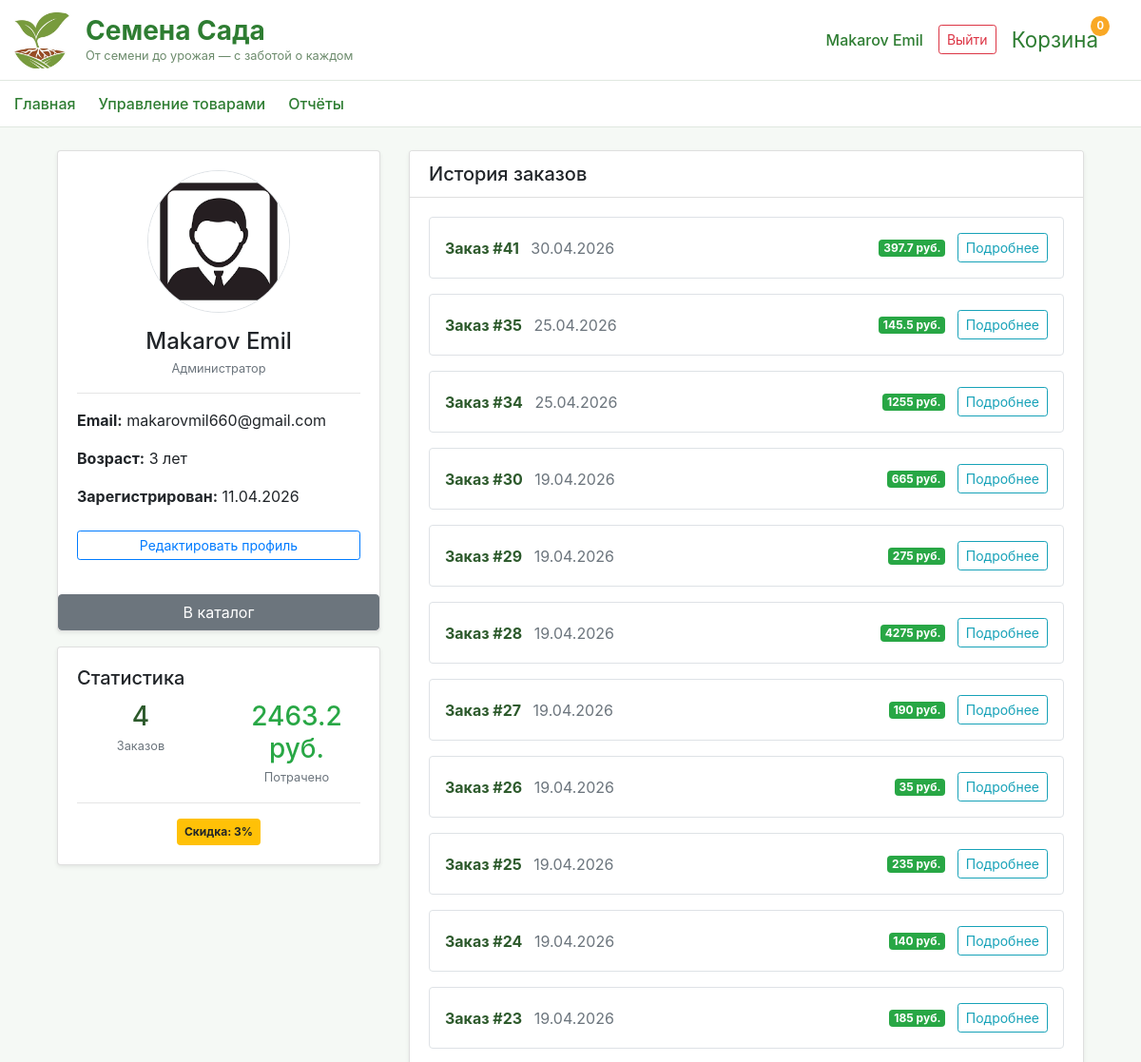
The page /user_profile (signed in, upper part) on the database as committed earlier.
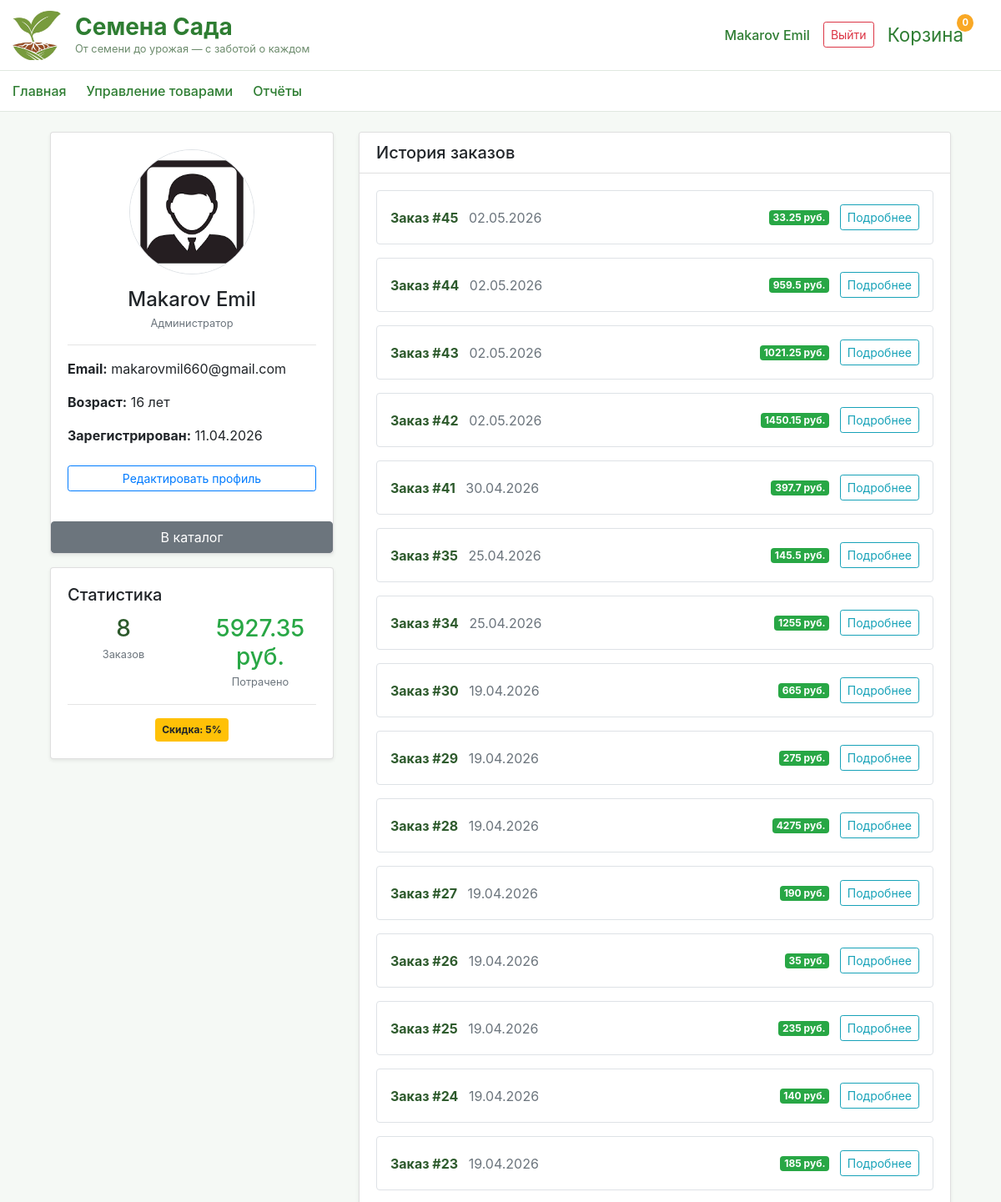
The same page on the database as committed later.
### data/users.py (models this page shows, shortened)
class User(SqlAlchemyBase, UserMixin, SerializerMixin):
    __tablename__ = 'users'
    serialize_only = ('id', 'surname', 'name', 'age', 'email', 'hashed_password', 'image_path',
                      'modified_date', 'is_admin', 'total_orders_count', 'total_spent', 'orders')
    id = sqlalchemy.Column(sqlalchemy.Integer, primary_key=True, autoincrement=True)
    surname = sqlalchemy.Column(sqlalchemy.String)
    name = sqlalchemy.Column(sqlalchemy.String)
    age = sqlalchemy.Column(sqlalchemy.Integer)
    email = sqlalchemy.Column(sqlalchemy.String, unique=True)
    hashed_password = sqlalchemy.Column(sqlalchemy.String)
    image_path = sqlalchemy.Column(sqlalchemy.String)
    modified_date = sqlalchemy.Column(sqlalchemy.DateTime, default=datetime.datetime.now)
    is_admin = sqlalchemy.Column(sqlalchemy.Boolean, default=False)
    total_orders_count = sqlalchemy.Column(sqlalchemy.Integer, default=0)
    total_spent = sqlalchemy.Column(sqlalchemy.Integer, default=0)
    orders = orm.relationship("Order", back_populates='user')

### data/orders.py (models this page shows)
class Order(SqlAlchemyBase, SerializerMixin):
    __tablename__ = 'orders'
    id = sqlalchemy.Column(sqlalchemy.Integer, primary_key=True, autoincrement=True)
    user_id = sqlalchemy.Column(sqlalchemy.Integer, sqlalchemy.ForeignKey('users.id'))
    order_date = sqlalchemy.Column(sqlalchemy.DateTime, default=datetime.datetime.now)
    total_amount = sqlalchemy.Column(sqlalchemy.Integer)
    discount_percent = sqlalchemy.Column(sqlalchemy.Integer)
    user = orm.relationship("User")
    items = orm.relationship("OrderItem", back_populates='order')

### main.py (the view)
@app.route('/user_profile')
@login_required
def user_profile():
    return show_user_profile(current_user.id)

### data/db_session.py (called while the page is built)
def create_session() -> Session:
    global __factory
    return __factory()

### main.py (called while the page is built)
@login_manager.user_loader
def load_user(user_id):
    db_sess = create_session()
    return db_sess.get(User, user_id)

@app.context_processor
def cart_count():
    cart = session.get('cart', {})
    count = sum(cart.values())
    return dict(cart_count=count)

def show_user_profile(user_id):
    with create_session() as db_sess:
        user = db_sess.get(User, user_id)
        orders = db_sess.query(Order) \
            .options(joinedload(Order.items).joinedload(OrderItem.product)) \
            .filter(Order.user_id == user.id) \
            .order_by(Order.order_date.desc()) \
            .all()
    return render_template('user_profile.html',
                           title='Профиль пользователя',
                           user=user,
                           orders=orders)

### templates/user_profile.html (shortened to what this page needs)
{% extends "base.html" %} {% block content %}
<div class="container mt-4">
  <div class="row">
    <div class="col-md-4 mb-4">
      <div class="card text-center shadow-sm">
        <div class="card-body">
          <img
            src="/{{ user.image_path }}"
            class="rounded-circle img-fluid mb-3 border"
            style="width: 150px; height: 150px; object-fit: cover"
            alt="Аватарка"
          />
          <h4 class="mb-1">{{ user.surname }} {{ user.name }}</h4>
          {% if user.is_admin %}
          <p class="text-muted small">Администратор</p>
          {% else %}
          <p class="text-muted small">Пользователь</p>
          {% endif %}
          <hr />
          <div class="text-left">
            <p><strong>Email:</strong> {{ user.email }}</p>
            <p><strong>Возраст:</strong> {{ user.age }} лет</p>
            <p>
              <strong>Зарегистрирован:</strong> {{
              user.modified_date.strftime('%d.%m.%Y') }}
            </p>
          </div>
          {% if current_user.id == user.id %}
          <a
            href="/edit_profile?next={{ request.url | urlencode }}"
            class="btn btn-outline-primary btn-sm mt-2 w-100"
          >
            Редактировать профиль
          </a>
          {% endif %}
        </div>
        {% if request.args.get('next') %}
        <a href="{{ request.args.get('next') }}" class="btn btn-secondary mt-3">
          ← Назад
        </a>
        {% else %}
        <a href="/catalog" class="btn btn-secondary mt-3">В каталог </a>
        {% endif %}
      </div>
      <div class="card mt-3 shadow-sm">
        <div class="card-body">
          <h5 class="card-title">Статистика</h5>
          <div class="row text-center">
            <div class="col-6">
              <h3 class="text-primary mb-0">{{ user.total_orders_count }}</h3>
              <small class="text-muted">Заказов</small>
            </div>
            <div class="col-6">
              <h3 class="text-success mb-0">{{ user.total_spent }} руб.</h3>
              <small class="text-muted">Потрачено</small>
            </div>
          </div>
          <hr />
          <div class="text-center">
            <span class="badge badge-warning p-2">
              Скидка: {% if user.total_spent > 10000 %}10% {% elif
              user.total_spent > 3000 %}5% {% elif user.total_spent > 1000 %}3%
              {% else %}0%{% endif %}
            </span>
          </div>
        </div>
      </div>
    </div>
    <div class="col-md-8">
      <div class="card shadow-sm">
        <div class="card-header bg-white">
          <h5 class="mb-0">История заказов</h5>
        </div>
        <div class="card-body">
          {% if orders %} {% for order in orders %}
          <div class="border rounded p-3 mb-3">
            <div class="d-flex justify-content-between align-items-center">
              <div>
                <strong class="text-primary">Заказ #{{ order.id }}</strong>
                <span class="text-muted ml-2"
                  >{{ order.order_date.strftime('%d.%m.%Y') }}</span
                >
              </div>
              <div>
                <span class="badge badge-success mr-2"
                  >{{ order.total_amount }} руб.</span
                >
                <a
                  href="/order/{{ order.id }}?next={{ request.url | urlencode }}"
                  class="btn btn-sm btn-outline-info"
                >
                  Подробнее
                </a>
              </div>
            </div>
          </div>
          {% endfor %} {% else %}
          <div class="text-center py-5">
            <p class="text-muted mb-3">У вас пока нет заказов</p>
            <a href="/catalog" class="btn btn-primary">Перейти в каталог</a>
          </div>
          {% endif %}
        </div>
      </div>
    </div>
  </div>
</div>
{% endblock %}

### templates/base.html (shortened to what this page needs)
<!doctype html>
<html lang="ru">
  <head>
    <link
      rel="stylesheet"
      href="https://stackpath.bootstrapcdn.com/bootstrap/4.4.1/css/bootstrap.min.css"
    />
    <link
      rel="stylesheet"
      href="{{ url_for('static', filename='css/style.css') }}"
    />
  </head>
  <body>
    <div class="navbar-main">
      <div class="container-fluid">
        <div class="row w-100 align-items-center">
          <div class="col-md-6 d-flex align-items-center">
            <img
              src="{{ url_for('static', filename='image/logo/logo.jpg') }}"
              alt="Логотип"
              class="logo-img"
            />
            <div>
              <div class="brand-title">Семена Сада</div>
              <div class="brand-slogan">
                От семени до урожая — с заботой о каждом
              </div>
            </div>
          </div>
          <div class="col-md-6 d-flex justify-content-end align-items-center">
            {% if current_user.is_authenticated %}
            <a href="/user_profile" class="user-name">
              {{ current_user.surname }} {{ current_user.name }}
            </a>
            <a href="/logout" class="btn btn-sm btn-outline-danger">Выйти</a>
            {% else %}
            <a href="/register" class="btn btn-sm btn-outline-green"
              >Регистрация</a
            >
            <a href="/login" class="btn btn-sm btn-success ml-2">Войти</a>
            {% endif %}
            <a href="/cart" class="cart-icon">
              Корзина
              <span class="cart-count">{{ cart_count|default(0) }}</span>
            </a>
          </div>
        </div>
      </div>
    </div>
    <div class="nav-links">
      <div class="container-fluid">
        <div
          class="d-flex justify-content-between align-items-center flex-wrap"
        >
          <div class="d-flex flex-wrap">
            <a href="/" class="nav-link">Главная</a>
            {% if current_user.is_authenticated and current_user.is_admin %}
            <a href="/catalog" class="nav-link">Управление товарами</a>
            {% else %}
            <a href="/catalog" class="nav-link">Каталог</a>
            {% endif %} {% if current_user.is_authenticated and
            current_user.is_admin %}
            <a href="/admin/reports" class="nav-link">Отчёты</a>
            {% endif %}
          </div>
        </div>
      </div>
    </div>
    <main role="main" class="container mt-4">
      {% block content %}{% endblock %}
    </main>
  </body>
</html>

Rows that differ between the two databases and show on the page:
changed User "Makarov": age "3" → "16"; total_orders_count "4" → "8"; total_spent "2463.2" → "5927.35"
added Order: id "45", order_date "02.05.2026", total_amount "33.25"
added Order: id "44", order_date "02.05.2026", total_amount "959.5"
added Order: id "43", order_date "02.05.2026", total_amount "1021.25"
added Order: id "42", order_date "02.05.2026", total_amount "1450.15"
Other text that changed with them:
text no longer shown: "3%"
text now shown: "5%"
